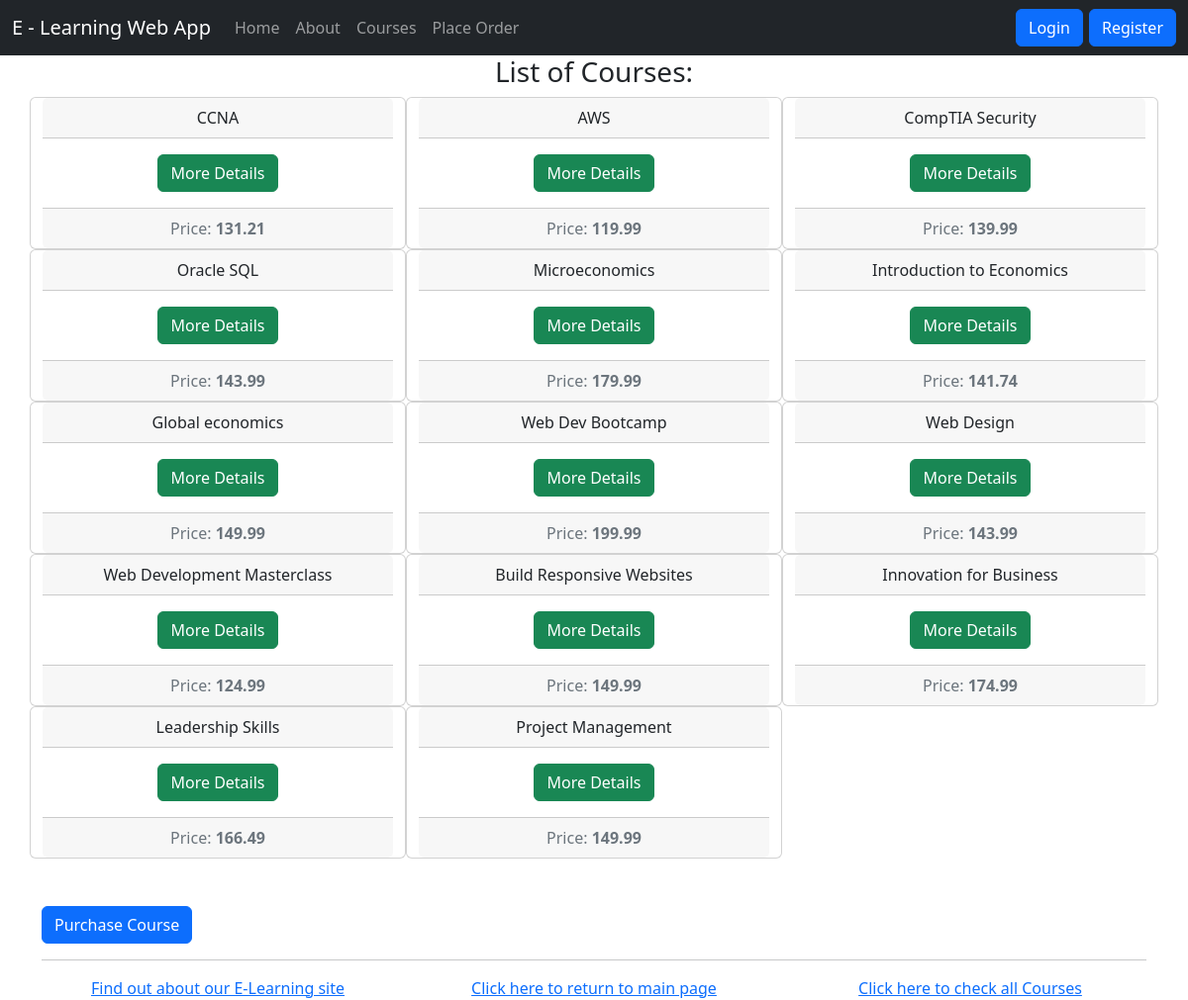
Page /myapp/courses/ on the earlier database version.
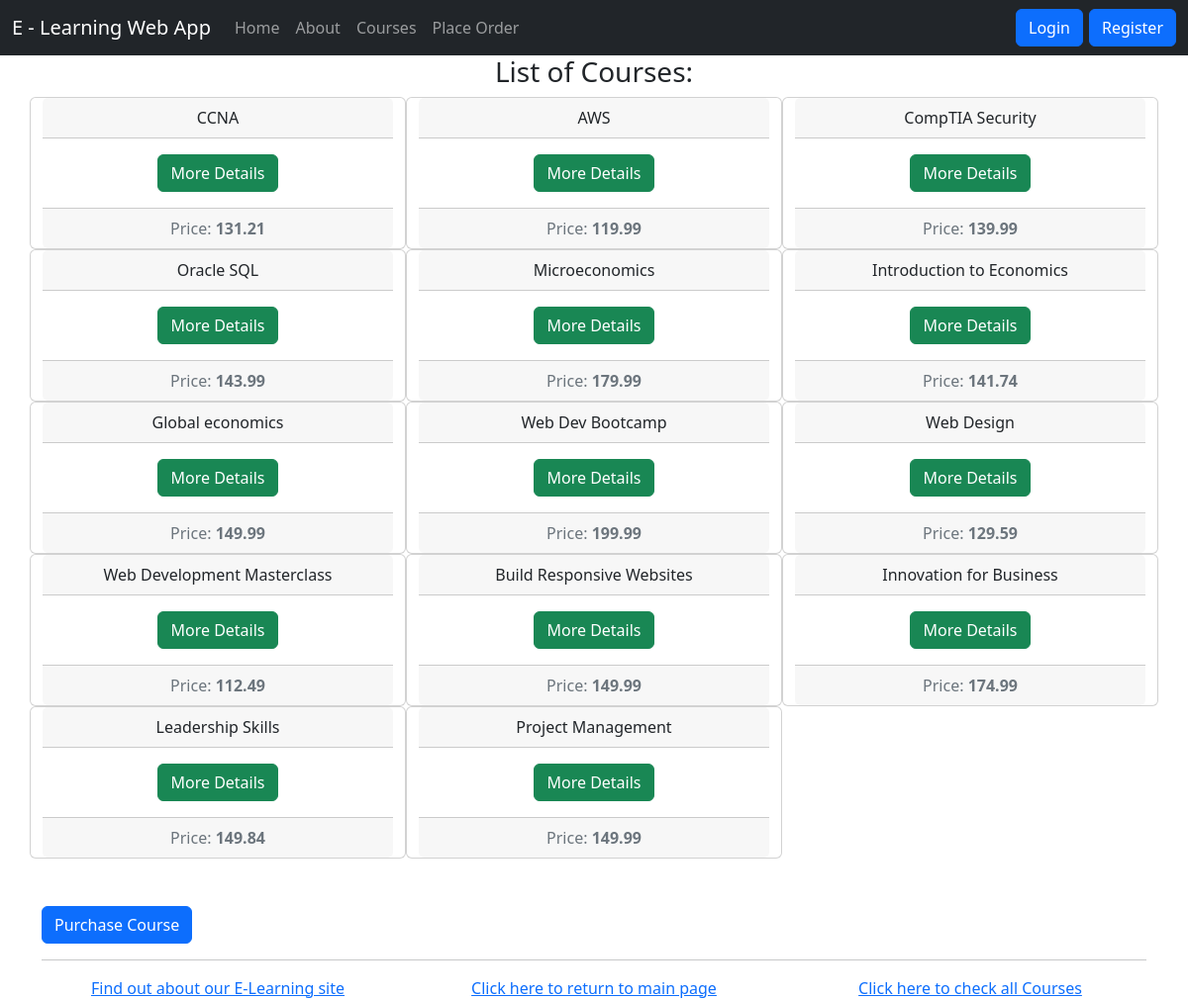
Same page on the later database version.
### myapp/models.py (models this page shows, shortened)
class Course(models.Model):
    interested = models.PositiveIntegerField(default=0)
    stages = models.PositiveIntegerField(default=3)
    topic = models.ForeignKey(Topic, related_name='courses', on_delete=models.CASCADE)
    name = models.CharField(max_length=200)
    price = models.DecimalField(max_digits=10,decimal_places=2, validators=[MinValueValidator(50), MaxValueValidator(500)])
    for_everyone = models.BooleanField(default=True)
    description = models.TextField(max_length=300, null=True, blank=True)

### myapp/views.py (the view)
# urls.py: path(r'courses/', views.courses, name='courses'),
def courses(request):
    courlist = Course.objects.all().order_by('id')
    return render(request, 'myapp/courses.html', {'courlist': courlist})

### myapp/templates/myapp/courses.html (shortened to what this page needs)
{% extends 'myapp/base.html' %}
{% block body_block %}
    <h3 align="center">List of Courses: </h1>
    <div class="row">
    {% for course in courlist %}
    <div class="card text-center col-md-4 text-dark">
        <div class="card-header">
          {{course.name}}
        </div>
        <div class="card-body">
          <a href="{% url 'myapp:course_detail' course.id %}" class="btn btn-success">More Details</a>
        </div>
        <div class="card-footer text-muted">
          Price: <strong>{{course.price}}</strong>
        </div>
      </div>
    {% endfor %}
    </div>
    <br />
    <br />
   <a class="btn btn-primary" href="/myapp/place_order">Purchase Course</a>
{% endblock %}

Differences in the rows shown:
changed Course "Web Design": price "143.99" → "129.59"
changed Course "Web Development Masterclass": price "124.99" → "112.49"
changed Course "Leadership Skills": price "166.49" → "149.84"
